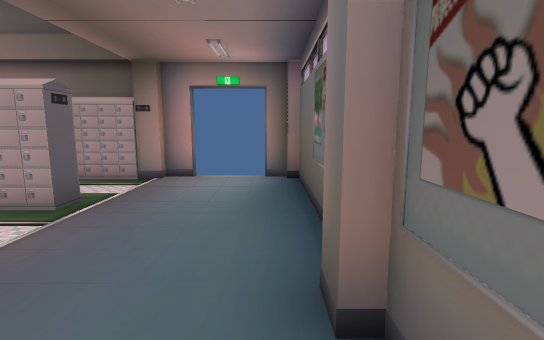
view 1 (above)

12 first-person views from a walk through a Unity game level. The camera is 1.3 m above the floor, tilts 8° down and sees 85° across. The floor is counted in squares, 1 m on a side. Each view is taken from the middle of a square. On the plan, view 1 faces up. The plan holds only what a view shows up to about 14 squares ahead; the rest is blank. Door leaves are left out, so doorways stand open.

view 2
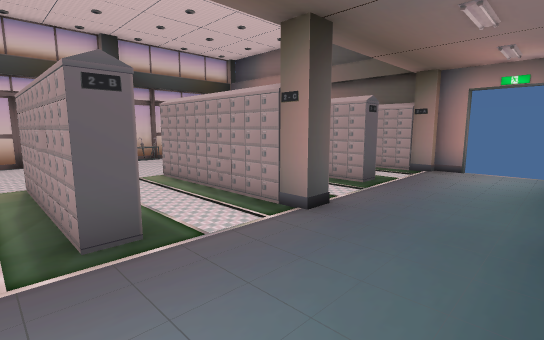

view 3
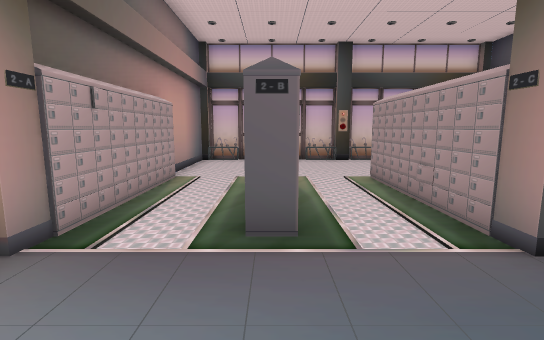

view 4
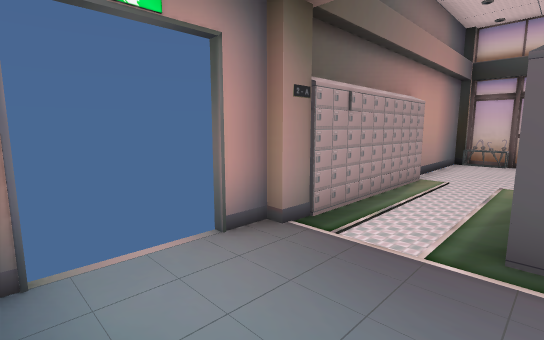

view 5
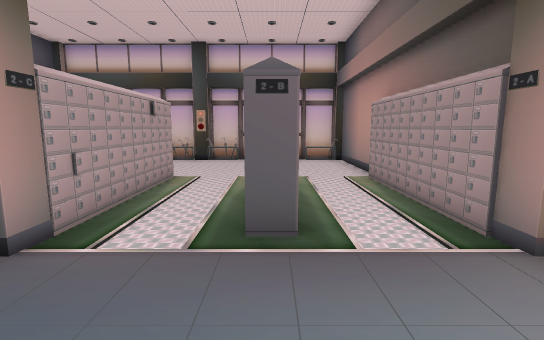

view 6
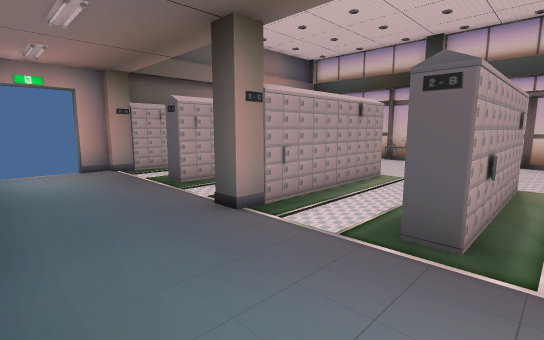

view 7
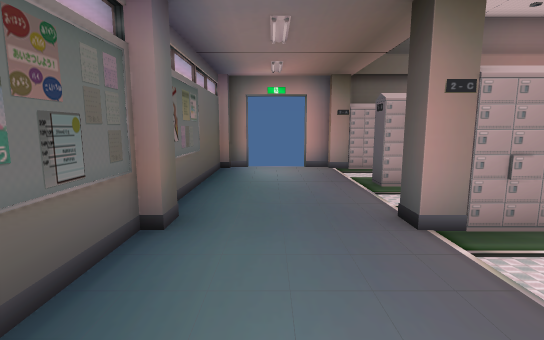

view 8
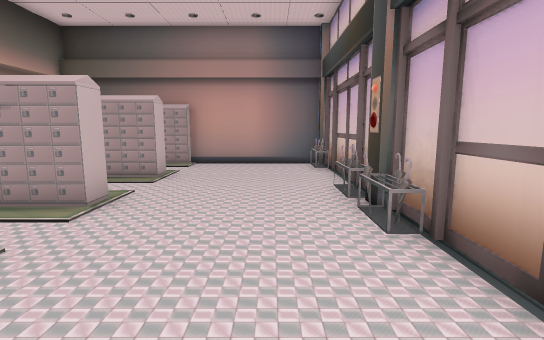

view 9
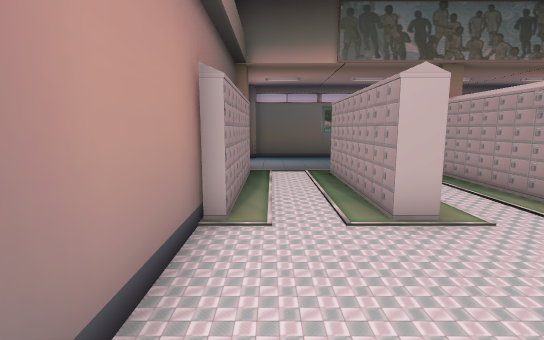

view 10
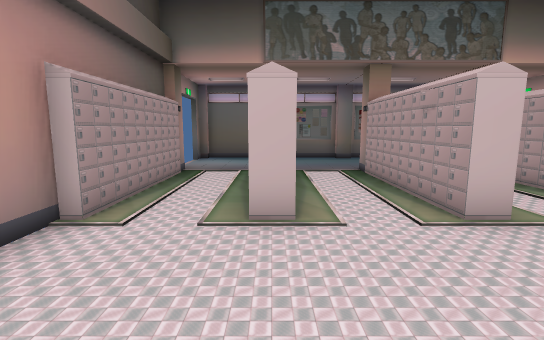

view 11
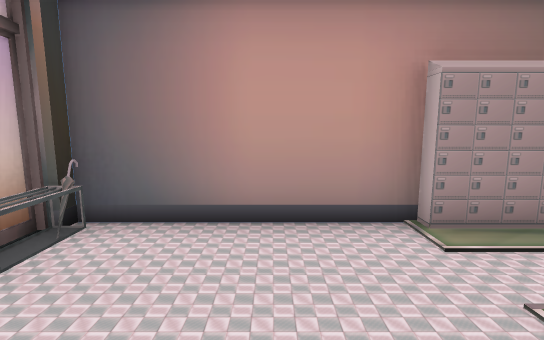

view 12
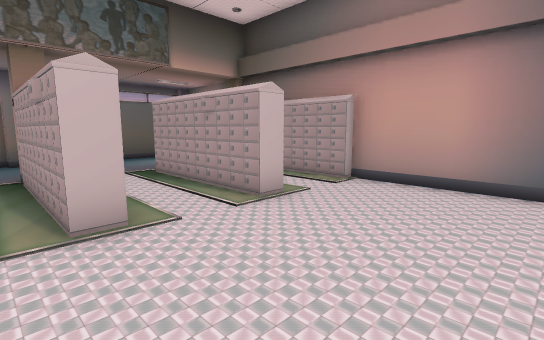

### Floor plan
Points are (right, up) in squares from view 1. A wall is a line through its corners. A room is listed if a view was taken in it or the views show most of it. See-through windows are left out.
Room 1 (views 1, 2, 3, 4, 5, 6, 7, 8, 9, 10, 11, 12)
walls: (-3.5, 2.3) (-2.9, 2.3) (-2.9, 1.7) (-3.5, 1.7); (-3.6, -3.7) (-2.9, -3.7); (-7.7, 8) (-11.5, 8); (0.4, 1.6) (0.4, 2.4); (-2.9, 7.7) (-3.5, 7.7); (0.7, 2.2) (0.7, 8) (-0.2, 8); (-3, -4) (-2, -4); (-12.7, 2.5) (-12.7, 1.7) (-13, 1.7) (-13, -3.7) (-12.7, -3.7); (-2, 8) (-2.9, 8); (-0.2, -4) (0.7, -4) (0.7, 1.7); (-12.7, -4) (-7.9, -4); (-13, 7.7) (-13, 2.3) (-12.4, 2.3); (-12.7, 8.1) (-12.7, 6.7)
low walls: (-12.5, 7.6) (-12.5, 6.6)
ways out: open door at (-1, -4); open door at (-1, 8)
objects: other object (-13, -3); other object (-13, 1); other object (-13, 3); other object (-12, 1); other object (-12, 2); other object (-12, 8); other object (-8, -1); other object (-8, 2); other object (-8, 5); other object (-7, -4) to (-6, -4); other object (-7, -1) to (-4, -1); other object (-7, 2) to (-4, 2); other object (-7, 5) to (-4, 5); other object (-7, 8) to (-5, 8); other object (-5, -4); other object (-4, 8)

Where each view was taken, in squares from view 1:
view 1: 0 up, 0 right, facing up
view 2: 2 down, 0 right, facing up-left
view 3: 1 down, 0 right, facing left
view 4: 1 down, 0 right, facing down-left
view 5: 5 up, 0 right, facing left
view 6: 6 up, 0 right, facing down-left
view 7: 6 up, 1 left, facing down
view 8: 7 up, 11 left, facing down
view 9: 7 up, 12 left, facing right
view 10: 5 up, 12 left, facing right
view 11: 4 up, 10 left, facing up
view 12: 3 up, 12 left, facing down-right
